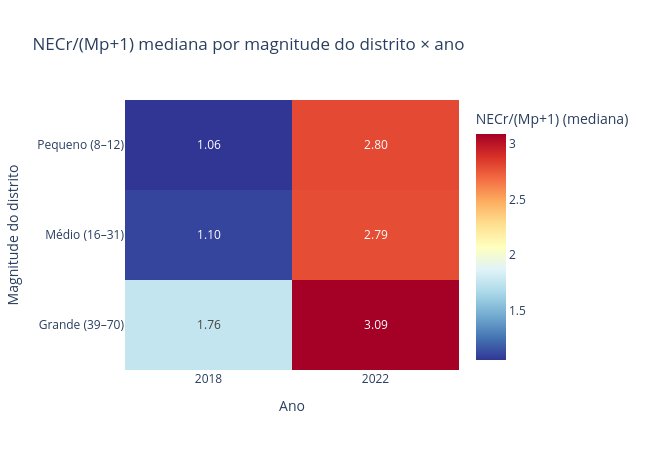

Notebook source saved alongside this figure:
### Markdown cell above
## 7. Mapa-resumo: NECr/($M_p$+1) mediana por magnitude do distrito × ano

### Code cell
tab_resumo = (
    listas_rec.groupby(["ano_eleicao", "dm_cat"], observed=True)["NECr_sobre_Mpp1"]
    .median().reset_index()
)
tab_resumo["dm_cat"] = pd.Categorical(tab_resumo["dm_cat"], categories=ordem_dm, ordered=True)
pivot = tab_resumo.pivot(index="dm_cat", columns="ano_eleicao", values="NECr_sobre_Mpp1").loc[ordem_dm]

fig = px.imshow(
    pivot, text_auto=".2f", color_continuous_scale="RdYlBu_r", aspect="auto",
    labels=dict(x="Ano", y="Magnitude do distrito", color="NECr/(Mp+1)\n(mediana)"),
    title="NECr/(Mp+1) mediana por magnitude do distrito × ano",
)
fig.update_layout(template="plotly_white", width=650, height=450)
fig.show()

### Figure 1 — Plotly figure (JSON) as saved in the notebook; plotly's stock layout.template omitted (floating-point values rounded to 4 significant figures)
{"data": [{"coloraxis": "coloraxis", "hovertemplate": "Ano: %{x}<br>Magnitude do distrito: %{y}<br>NECr/(Mp+1)\n(mediana): %{z}<extra></extra>", "name": "0", "texttemplate": "%{z:.2f}", "type": "heatmap", "x": ["2018", "2022"], "xaxis": "x", "y": ["Pequeno (8–12)", "Médio (16–31)", "Grande (39–70)"], "yaxis": "y", "z": [[1.056, 2.8], [1.101, 2.787], [1.758, 3.088]]}], "layout": {"coloraxis": {"colorbar": {"title": {"text": "NECr/(Mp+1)\n(mediana)"}}, "colorscale": [[0.0, "rgb(49,54,149)"], [0.1, "rgb(69,117,180)"], [0.2, "rgb(116,173,209)"], [0.3, "rgb(171,217,233)"], [0.4, "rgb(224,243,248)"], [0.5, "rgb(255,255,191)"], [0.6, "rgb(254,224,144)"], [0.7, "rgb(253,174,97)"], [0.8, "rgb(244,109,67)"], [0.9, "rgb(215,48,39)"], [1.0, "rgb(165,0,38)"]]}, "height": 450, "title": {"text": "NECr/(Mp+1) mediana por magnitude do distrito × ano"}, "width": 650, "xaxis": {"anchor": "y", "domain": [0.0, 1.0], "title": {"text": "Ano"}}, "yaxis": {"anchor": "x", "autorange": "reversed", "domain": [0.0, 1.0], "title": {"text": "Magnitude do distrito"}}}}
